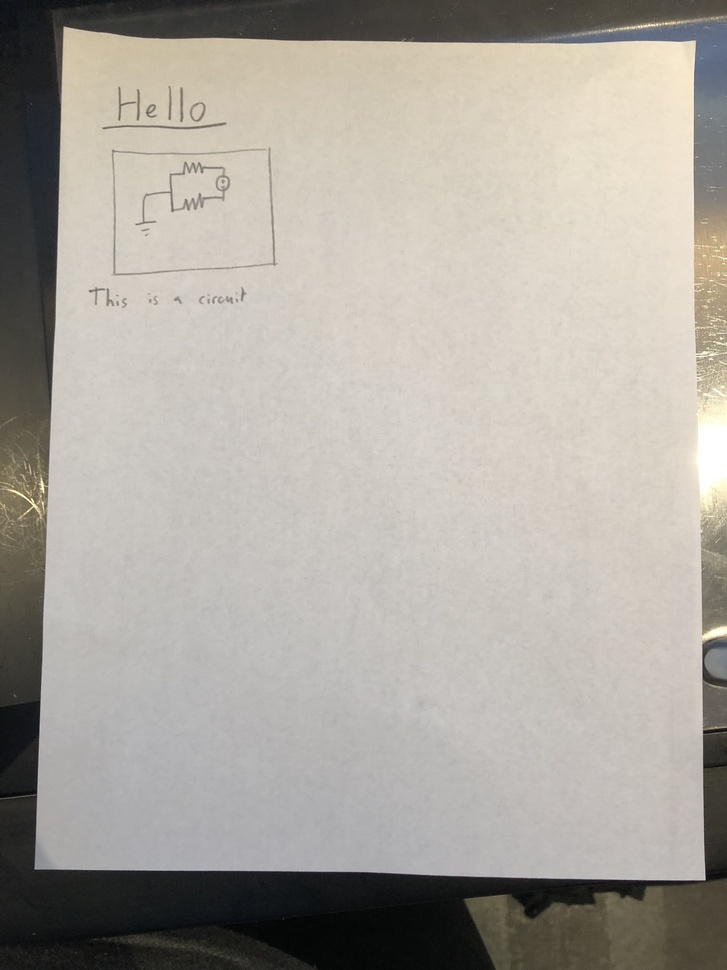
#> input picture hand_written_notes.JPG, 727 x 970 px, shrunk from 3024 x 4032 before the run, found by its file name
$ python test_cv2.py   (older library calls are emulated)
#> lines starting #> are read from the running program, lines starting #| are printed output that depends on the picture; after the words box and inside, x2 and y2 are one past the last pixel; in counts of white or black regions, pixels touching at a corner belong together
import cv2
import numpy as np
import imutils
img = cv2.imread("hand_written_notes.jpg")
#> img is the input picture: shape (970, 727, 3); mean B, G, R 159, 166.9, 171.5
img2 = img.copy()
boundaries = [([200, 200, 200], [230,230,230])]
def autocanny(image, sigma=0.33):
    v = np.median(image)
    lower = int(max(0, (1.0-sigma)*v))
    upper = int(min(255, (1.0+sigma)*v))
    edged = cv2.Canny(image, lower, upper)
    return edged
#gray = cv2.cvtColor(img2, cv2.COLOR_BGR2GRAY)
#gray = cv2.GaussianBlur(gray, (5,5), 0)
#edged = autocanny(gray)
for (lower, upper) in boundaries:
    lower = np.array(lower, dtype="uint8")
    upper = np.array(upper, dtype="uint8")
    mask = cv2.inRange(img2, lower, upper)
#> this loop made 1 pass
#> pass 1, `mask = cv2.inRange(img2, lower, upper)`:
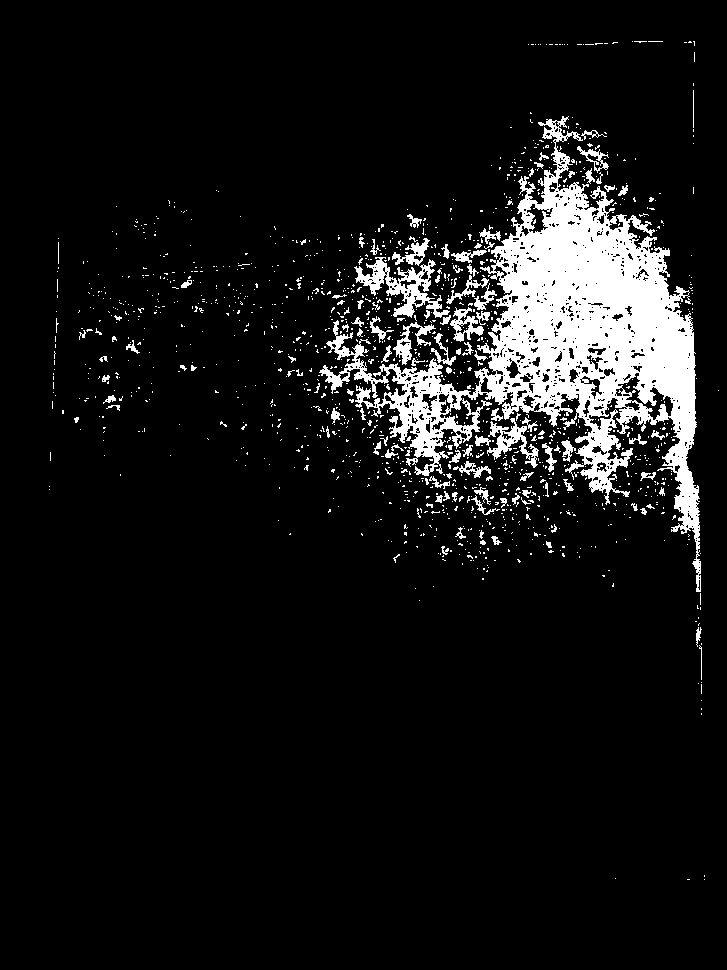
#> mask: shape (970, 727); 8.5% white; 1362 white regions (1249 under 20 px), largest, box (x1, y1, x2, y2) and area: (319, 116, 701, 592) 45459, (354, 257, 450, 318) 1945, (487, 418, 539, 468) 858
output = cv2.bitwise_and(img2, img2, mask=mask)
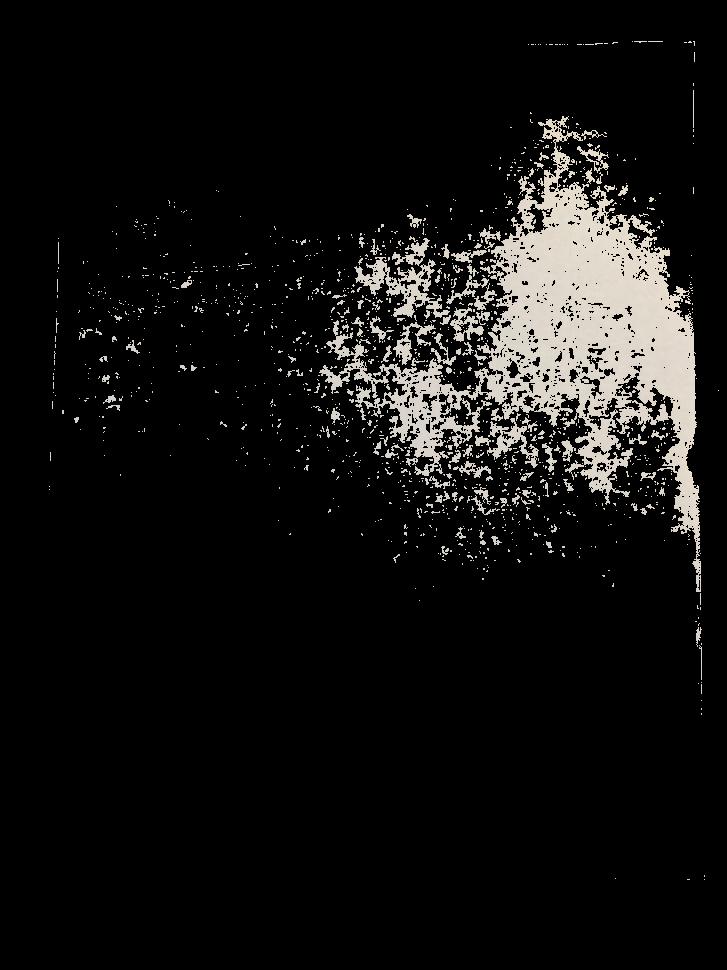
#> output: shape (970, 727, 3); mean B, G, R 17.2, 18.2, 18.8
cv2.imwrite("edged.png", output)
# [9 lines of commented-out code are left out]
